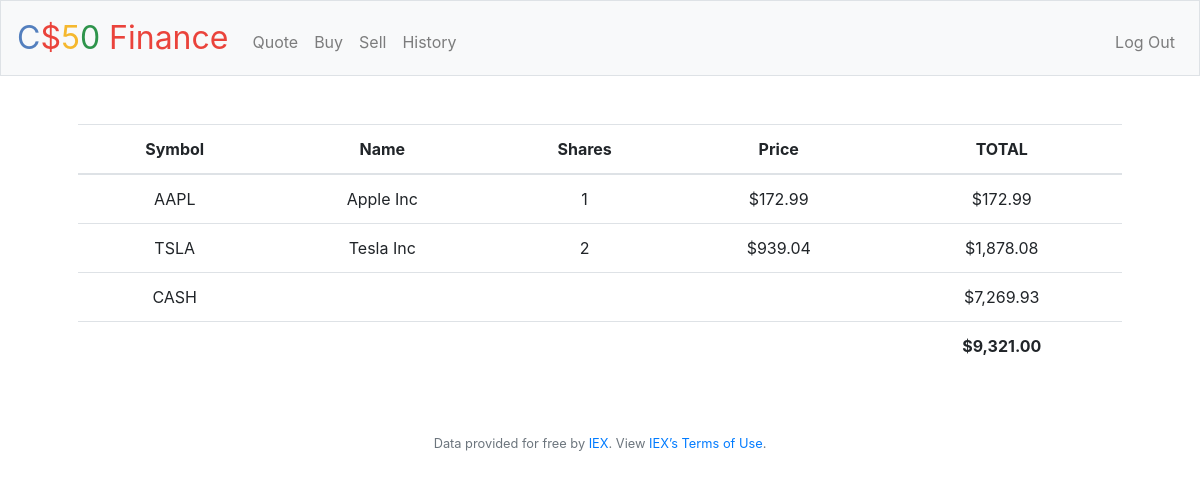
/ (signed in), run on the app's committed database.
### tables this page shows
CREATE TABLE trans (
 id INTEGER PRIMARY KEY AUTOINCREMENT,
 user_id INTEGER NOT NULL,
 name TEXT NOT NULL,
 shares INTEGER NOT NULL,
 price NUMERIC NOT NULL,
 type TEXT NOT NULL,
 symbol TEXT NOT NULL,
 time TIMESTAMP DEFAULT CURRENT_TIMESTAMP,
 FOREIGN KEY(user_id) REFERENCES users(id)
);

CREATE TABLE users (id INTEGER, username TEXT NOT NULL, hash TEXT NOT NULL, cash NUMERIC NOT NULL DEFAULT 10000.00, PRIMARY KEY(id));

### app.py (the view)
@app.route("/")
@login_required
def index():
    user_id = session["user_id"]
    stock = db.execute(
        "SELECT symbol, name, price, SUM(shares) as Tshares FROM trans WHERE user_id = ? GROUP BY symbol",
        user_id,
    )
    cash = db.execute("SELECT cash FROM users WHERE id = ?", user_id)[0]["cash"]
    TOTAL = cash
    for s in stock:
        TOTAL += s["price"] * s["Tshares"]
    return render_template("index.html", stock=stock, cash=cash, usd=usd, total=TOTAL)

### app.py (called while the page is built)
@app.after_request
def after_request(response):
    response.headers["Cache-Control"] = "no-cache, no-store, must-revalidate"
    response.headers["Expires"] = 0
    response.headers["Pragma"] = "no-cache"
    return response

### helpers.py (called while the page is built)
def login_required(f):
    @wraps(f)
    def decorated_function(*args, **kwargs):
        if session.get("user_id") is None:
            return redirect("/login")
        return f(*args, **kwargs)
    return decorated_function

def usd(value):
    return f"${value:,.2f}"

### templates/index.html (shortened to what this page needs)
{% extends "layout.html" %}
{% block main %}
    <table class="table table_striped">
        <thead>
            <tr>
                <th>Symbol</th>
                <th>Name</th>
                <th>Shares</th>
                <th>Price</th>
                <th>TOTAL</th>
            </tr>
        </thead>
        <tbody>
            {% for i in stock %}
            <tr>
                <td> {{ i["symbol"] }} </td>
                <td> {{ i["name"] }} </td>
                <td> {{ i["Tshares"] }} </td>
                <td> {{ usd(i["price"]) }} </td>
                <td> {{ usd(i["Tshares"] * i["price"]) }} </td>
            </tr>
            {% endfor %}
            <tr>
                <td>CASH</td>
                <td></td>
                <td></td>
                <td></td>
                <td> {{ usd(cash) }} </td>
            </tr>
        </tbody>
        <tfoot>
            <td colspan="4"></td>
            <td><strong> {{ usd(total) }} </strong></td>
        </tfoot>
    </table>
{% endblock %}

### templates/layout.html (shortened to what this page needs)
<!DOCTYPE html>
<html lang="en">
    <head>
        <link rel="stylesheet" href="https://cdn.jsdelivr.net/npm/bootstrap@4.5.3/dist/css/bootstrap.min.css">
        <link href="/static/styles.css" rel="stylesheet">
    </head>
    <body>
        <nav class="navbar navbar-expand-md navbar-light bg-light border">
            <a class="navbar-brand" href="/"><span class="blue">C</span><span class="red">$</span><span class="yellow">5</span><span class="green">0</span> <span class="red">Finance</span></a>
            <div class="collapse navbar-collapse" id="navbar">
                {% if session.user_id %}
                    <ul class="navbar-nav mr-auto mt-2">
                        <li class="nav-item"><a class="nav-link" href="/quote">Quote</a></li>
                        <li class="nav-item"><a class="nav-link" href="/buy">Buy</a></li>
                        <li class="nav-item"><a class="nav-link" href="/sell">Sell</a></li>
                        <li class="nav-item"><a class="nav-link" href="/history">History</a></li>
                    </ul>
                    <ul class="navbar-nav ml-auto mt-2">
                        <li class="nav-item"><a class="nav-link" href="/logout">Log Out</a></li>
                    </ul>
                {% else %}
                    <ul class="navbar-nav ml-auto mt-2">
                        <li class="nav-item"><a class="nav-link" href="/register">Register</a></li>
                        <li class="nav-item"><a class="nav-link" href="/login">Log In</a></li>
                    </ul>
                {% endif %}
            </div>
        </nav>
        <main class="container p-5">
            {% block main %}{% endblock %}
        </main>
        <footer class="small text-center text-muted">
            Data provided for free by <a href="https://iextrading.com/developer">IEX</a>. View <a href="https://iextrading.com/api-exhibit-a/">IEX’s Terms of Use</a>.
        </footer>
    </body>
</html>

### static/styles.css (style rules this page uses)
nav .navbar-brand { font-size: xx-large; }
nav .navbar-brand .blue { color: #537fbe; }
nav .navbar-brand .red { color: #ea433b; }
nav .navbar-brand .yellow { color: #f5b82e; }
nav .navbar-brand .green { color: #2e944b; }
main { overflow-x: auto; text-align: center; }

### data on the page
trans: symbol "TSLA", name "Tesla Inc", Tshares "2", price "$939.04", Tshares "$1,878.08"
users: cash "$7,269.93"

### other printed values
{{ i["symbol"] }} "AAPL"
{{ i["name"] }} "Apple Inc"
{{ i["Tshares"] }} "1"
{{ usd(i["price"]) }} "$172.99"
{{ usd(i["Tshares"] * i["price"]) }} "$172.99"
{{ usd(total) }} "$9,321.00"
